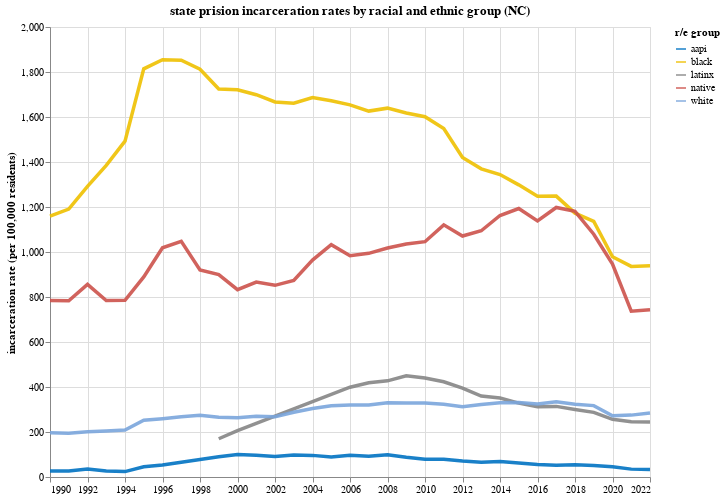

Notebook code for this chart:
### Code cell
base_cols = [
    'year',
    'state_abbr',
    'state_name',
    'region',
]

jco_colors = [
    '#0073c2',
    '#efc000',
    '#868686',
    '#cd534c',
    '#7aa6dc',
    '#003c67',
    '#8f7700',
    '#3b3b3b',
    '#a73030',
]

prison_pop_rate_cols = [
    c for c in data.columns if c.endswith('prison_pop_rate') and not 'male' in c
]

state_abbr = 'NC'

df = (
    data
    .select(base_cols + prison_pop_rate_cols)
    .filter(pl.col('state_abbr') == state_abbr)
    .rename({c: c.removesuffix('_prison_pop_rate') for c in prison_pop_rate_cols})
    .rename({'total': 'x-baseline'})
    .unpivot(
        index=base_cols,
        variable_name='group',
        value_name='value',
    )
)
import altair as alt

alt.theme.enable('latimes')

alt.Chart(
    df.filter(
        (pl.col('year') >= 1990) & (pl.col('year') <= 2022),
        pl.col('group') != 'x-baseline',
        pl.col('value') != 0,
    ),
    title=f'state prision incarceration rates by racial and ethnic group ({state_abbr})',
).mark_line(
    size=3.5,
    opacity=0.9,
).encode(
    x=alt.X('year:Q', title='', scale=alt.Scale(domain=[1990,2022], nice=False, clamp=True), axis=alt.Axis(format='d', tickMinStep=1)),
    y=alt.Y('value:Q', title='incarceration rate (per 100,000 residents)'),
    color=alt.Color('group:N', title='r/e group', scale=alt.Scale(range=jco_colors)),
).properties(
    width=600,
    height=450,
)

### Figure 1 — Vega-Lite specification as saved in the notebook (floating-point values rounded to 4 significant figures; data arrays with more than 128 entries replaced by an {"elided": "..."} marker saying what was removed)
{"usermeta": {"embedOptions": {"theme": "latimes"}}, "config": {"view": {"continuousWidth": 300, "continuousHeight": 300}}, "data": {"name": "data-35665df655dd5a6e2d02a8d7059a926c"}, "mark": {"type": "line", "opacity": 0.9, "size": 3.5}, "encoding": {"color": {"field": "group", "scale": {"range": ["#0073c2", "#efc000", "#868686", "#cd534c", "#7aa6dc", "#003c67", "#8f7700", "#3b3b3b", "#a73030"]}, "title": "r/e group", "type": "nominal"}, "x": {"axis": {"format": "d", "tickMinStep": 1}, "field": "year", "scale": {"clamp": true, "domain": [1990, 2022], "nice": false}, "title": "", "type": "quantitative"}, "y": {"field": "value", "title": "incarceration rate (per 100,000 residents)", "type": "quantitative"}}, "height": 450, "title": "state prision incarceration rates by racial and ethnic group (NC)", "width": 600, "$schema": "https://vega.github.io/schema/vega-lite/v5.20.1.json", "datasets": {"data-35665df655dd5a6e2d02a8d7059a926c": {"elided": "149 records"}}}
